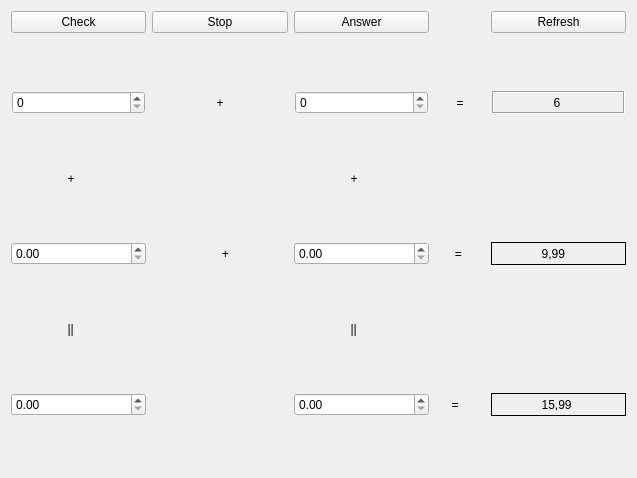
<?xml version="1.0" encoding="UTF-8"?>
<ui version="4.0">
 <class>CalculatorForm</class>
 <widget class="QWidget" name="CalculatorForm">
  <property name="geometry">
   <rect>
    <x>0</x>
    <y>0</y>
    <width>637</width>
    <height>478</height>
   </rect>
  </property>
  <property name="sizePolicy">
   <sizepolicy hsizetype="Preferred" vsizetype="Preferred">
    <horstretch>0</horstretch>
    <verstretch>0</verstretch>
   </sizepolicy>
  </property>
  <property name="windowTitle">
   <string>Calculator Form</string>
  </property>
  <layout class="QGridLayout">
   <item row="11" column="5">
    <widget class="QLabel" name="outputWidget3">
     <property name="frameShape">
      <enum>QFrame::Box</enum>
     </property>
     <property name="text">
      <string>              15,99</string>
     </property>
    </widget>
   </item>
   <item row="6" column="5">
    <widget class="QLabel" name="outputWidget2">
     <property name="frameShape">
      <enum>QFrame::Box</enum>
     </property>
     <property name="text">
      <string>              9,99</string>
     </property>
    </widget>
   </item>
   <item row="0" column="0">
    <widget class="QPushButton" name="pushButton">
     <property name="text">
      <string>Check</string>
     </property>
    </widget>
   </item>
   <item row="6" column="0">
    <widget class="QDoubleSpinBox" name="doubleSpinBox1"/>
   </item>
   <item row="6" column="4">
    <widget class="QLabel" name="label">
     <property name="maximumSize">
      <size>
       <width>50</width>
       <height>16777215</height>
      </size>
     </property>
     <property name="text">
      <string>      =</string>
     </property>
    </widget>
   </item>
   <item row="10" column="5">
    <spacer name="verticalSpacer_6">
     <property name="orientation">
      <enum>Qt::Vertical</enum>
     </property>
     <property name="sizeHint" stdset="0">
      <size>
       <width>20</width>
       <height>40</height>
      </size>
     </property>
    </spacer>
   </item>
   <item row="2" column="5">
    <layout class="QVBoxLayout">
     <property name="margin" stdset="0">
      <number>1</number>
     </property>
     <item>
      <widget class="QLabel" name="outputWidget">
       <property name="enabled">
        <bool>true</bool>
       </property>
       <property name="layoutDirection">
        <enum>Qt::LeftToRight</enum>
       </property>
       <property name="frameShape">
        <enum>QFrame::Box</enum>
       </property>
       <property name="frameShadow">
        <enum>QFrame::Sunken</enum>
       </property>
       <property name="text">
        <string>                 6</string>
       </property>
      </widget>
     </item>
    </layout>
   </item>
   <item row="11" column="4">
    <widget class="QLabel" name="label_9">
     <property name="text">
      <string>     =</string>
     </property>
    </widget>
   </item>
   <item row="4" column="0">
    <widget class="QLabel" name="label_10">
     <property name="text">
      <string>                 +</string>
     </property>
    </widget>
   </item>
   <item row="11" column="0">
    <widget class="QDoubleSpinBox" name="doubleSpinBox3"/>
   </item>
   <item row="1" column="4">
    <spacer name="verticalSpacer_2">
     <property name="orientation">
      <enum>Qt::Vertical</enum>
     </property>
     <property name="sizeHint" stdset="0">
      <size>
       <width>20</width>
       <height>40</height>
      </size>
     </property>
    </spacer>
   </item>
   <item row="0" column="1">
    <widget class="QPushButton" name="stop">
     <property name="text">
      <string>Stop</string>
     </property>
    </widget>
   </item>
   <item row="8" column="0">
    <widget class="QLabel" name="label_11">
     <property name="text">
      <string>                 ||</string>
     </property>
    </widget>
   </item>
   <item row="8" column="3">
    <widget class="QLabel" name="label_8">
     <property name="text">
      <string>                 ||</string>
     </property>
    </widget>
   </item>
   <item row="5" column="0">
    <spacer name="verticalSpacer_4">
     <property name="orientation">
      <enum>Qt::Vertical</enum>
     </property>
     <property name="sizeHint" stdset="0">
      <size>
       <width>20</width>
       <height>40</height>
      </size>
     </property>
    </spacer>
   </item>
   <item row="2" column="4">
    <widget class="QLabel" name="label_3_2">
     <property name="text">
      <string>=</string>
     </property>
     <property name="alignment">
      <set>Qt::AlignCenter</set>
     </property>
    </widget>
   </item>
   <item row="4" column="3">
    <widget class="QLabel" name="label_7">
     <property name="text">
      <string>                 +</string>
     </property>
    </widget>
   </item>
   <item row="12" column="0">
    <spacer name="verticalSpacer_7">
     <property name="orientation">
      <enum>Qt::Vertical</enum>
     </property>
     <property name="sizeHint" stdset="0">
      <size>
       <width>20</width>
       <height>40</height>
      </size>
     </property>
    </spacer>
   </item>
   <item row="6" column="1">
    <widget class="QLabel" name="label_2">
     <property name="text">
      <string>                     +</string>
     </property>
    </widget>
   </item>
   <item row="2" column="0">
    <layout class="QVBoxLayout">
     <property name="margin" stdset="0">
      <number>1</number>
     </property>
     <item>
      <widget class="QSpinBox" name="inputSpinBox1"/>
     </item>
    </layout>
   </item>
   <item row="2" column="1">
    <widget class="QLabel" name="label_3">
     <property name="text">
      <string>+</string>
     </property>
     <property name="alignment">
      <set>Qt::AlignCenter</set>
     </property>
    </widget>
   </item>
   <item row="6" column="3">
    <layout class="QVBoxLayout" name="verticalLayout_2">
     <item>
      <widget class="QDoubleSpinBox" name="doubleSpinBox2">
       <property name="frame">
        <bool>true</bool>
       </property>
      </widget>
     </item>
    </layout>
   </item>
   <item row="7" column="3">
    <spacer name="verticalSpacer_10">
     <property name="orientation">
      <enum>Qt::Vertical</enum>
     </property>
     <property name="sizeHint" stdset="0">
      <size>
       <width>20</width>
       <height>40</height>
      </size>
     </property>
    </spacer>
   </item>
   <item row="3" column="3">
    <spacer name="verticalSpacer">
     <property name="orientation">
      <enum>Qt::Vertical</enum>
     </property>
     <property name="sizeHint" stdset="0">
      <size>
       <width>20</width>
       <height>40</height>
      </size>
     </property>
    </spacer>
   </item>
   <item row="2" column="3">
    <layout class="QVBoxLayout">
     <property name="margin" stdset="0">
      <number>1</number>
     </property>
     <item>
      <widget class="QSpinBox" name="inputSpinBox2"/>
     </item>
    </layout>
   </item>
   <item row="0" column="3">
    <widget class="QPushButton" name="Answer">
     <property name="text">
      <string>Answer</string>
     </property>
    </widget>
   </item>
   <item row="0" column="5">
    <widget class="QPushButton" name="Refresh">
     <property name="text">
      <string>Refresh</string>
     </property>
    </widget>
   </item>
   <item row="11" column="3">
    <widget class="QDoubleSpinBox" name="doubleSpinBox4"/>
   </item>
  </layout>
 </widget>
 <resources/>
 <connections/>
</ui>
